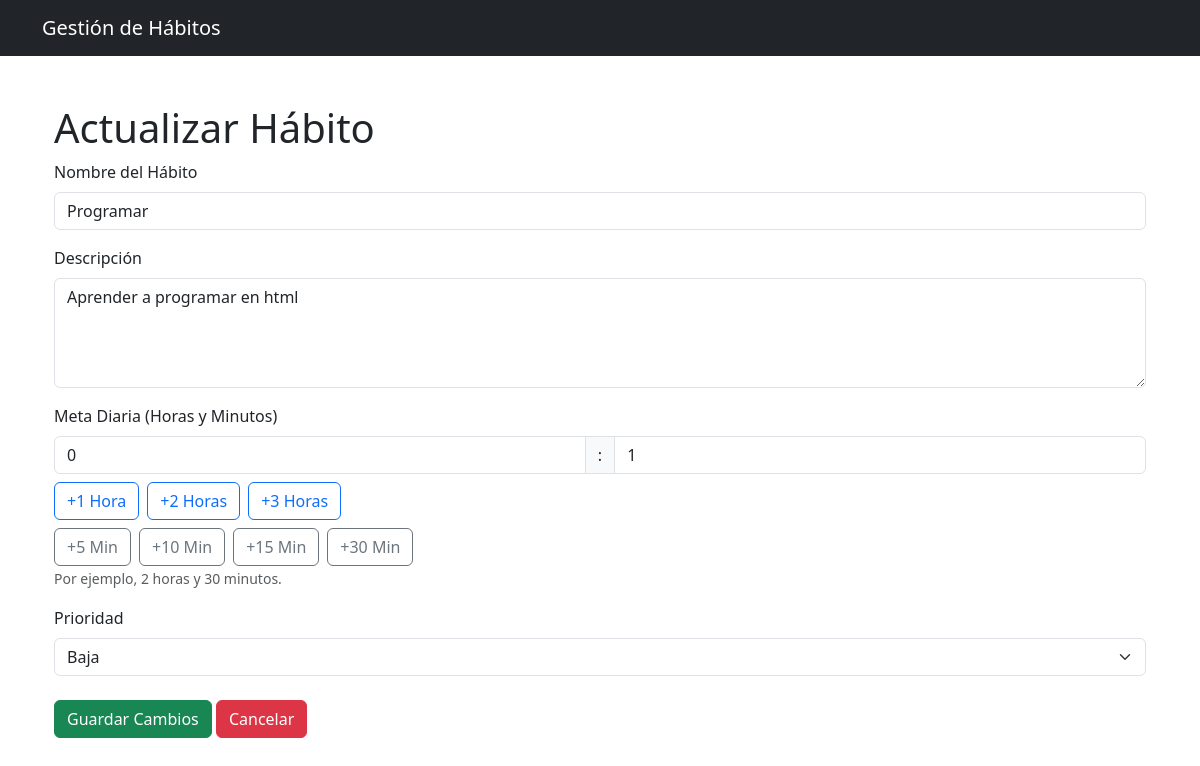
/30/actualizar/, run on the app's committed database.
### Aplicaciones/Habitos/models.py (models this page shows, shortened)
class Habitos(models.Model):
    nombre = models.CharField(max_length=255)
    descripcion = models.TextField(blank=True, null=True)
    meta_tiempo = models.PositiveIntegerField(default=15, help_text="Meta diaria en minutos")  # 60 minutos predeterminados
    fecha_creacion = models.DateTimeField(auto_now_add=True)
    estado = models.BooleanField(default=True)  # Activo o Inactivo
    prioridad = models.CharField(max_length=10)

### Aplicaciones/Habitos/views.py (the view, shortened to what this page needs)
# urls.py: path('<int:pk>/actualizar/', views.actualizar_habito, name='actualizar_habito'),
def actualizar_habito(request, pk):
    habito = get_object_or_404(Habitos, pk=pk)
    meta_horas = habito.meta_tiempo // 60
    meta_minutos = habito.meta_tiempo % 60
    return render(request, 'actualizar_habito.html', {
        'habito': habito,
        'meta_horas': meta_horas,
        'meta_minutos': meta_minutos,
    })

### Aplicaciones/Habitos/templates/actualizar_habito.html (shortened to what this page needs)
{% extends 'base.html' %}
{% block content %}
<div class="container mt-5">
    <h1>Actualizar Hábito</h1>
    <form id="update-habit-form" method="POST">
        <div class="mb-3">
            <label for="nombre" class="form-label">Nombre del Hábito</label>
            <input type="text" name="nombre" id="nombre" class="form-control" value="{{ habito.nombre }}" required>
        </div>
        <div class="mb-3">
            <label for="descripcion" class="form-label">Descripción</label>
            <textarea name="descripcion" id="descripcion" class="form-control" rows="4">{{ habito.descripcion }}</textarea>
        </div>
        <div class="mb-3">
            <label for="meta_tiempo" class="form-label">Meta Diaria (Horas y Minutos)</label>
            <div class="input-group">
                <input type="number" name="meta_horas" id="meta_horas" class="form-control" placeholder="Horas" min="0" value="{{ meta_horas }}">
                <span class="input-group-text">:</span>
                <input type="number" name="meta_minutos" id="meta_minutos" class="form-control" placeholder="Minutos" min="0" max="59" value="{{ meta_minutos }}">
            </div>
            <div class="d-flex flex-wrap gap-2 mt-2">
                <button type="button" class="btn btn-outline-primary" onclick="setHours(1)">+1 Hora</button>
                <button type="button" class="btn btn-outline-primary" onclick="setHours(2)">+2 Horas</button>
                <button type="button" class="btn btn-outline-primary" onclick="setHours(3)">+3 Horas</button>
            </div>
            <div class="d-flex flex-wrap gap-2 mt-2">
                <button type="button" class="btn btn-outline-secondary" onclick="setMinutes(5)">+5 Min</button>
                <button type="button" class="btn btn-outline-secondary" onclick="setMinutes(10)">+10 Min</button>
                <button type="button" class="btn btn-outline-secondary" onclick="setMinutes(15)">+15 Min</button>
                <button type="button" class="btn btn-outline-secondary" onclick="setMinutes(30)">+30 Min</button>
            </div>
            <small class="form-text text-muted">Por ejemplo, 2 horas y 30 minutos.</small>
        </div>
        <div class="mb-3">
            <label for="prioridad" class="form-label">Prioridad</label>
            <select name="prioridad" id="prioridad" class="form-select">
                <option value="Baja" {% if habito.prioridad == "Baja" %}selected{% endif %}>Baja</option>
            </select>
        </div>
        <div class="mt-4">
            <button type="submit" class="btn btn-success">Guardar Cambios</button>
            <a href="{% url 'inicio' %}" class="btn btn-danger">Cancelar</a>
        </div>
    </form>
</div>
{% endblock %}

### data on the page
Habitos: nombre "Programar", descripcion "Aprender a programar en html", prioridad "Baja"
